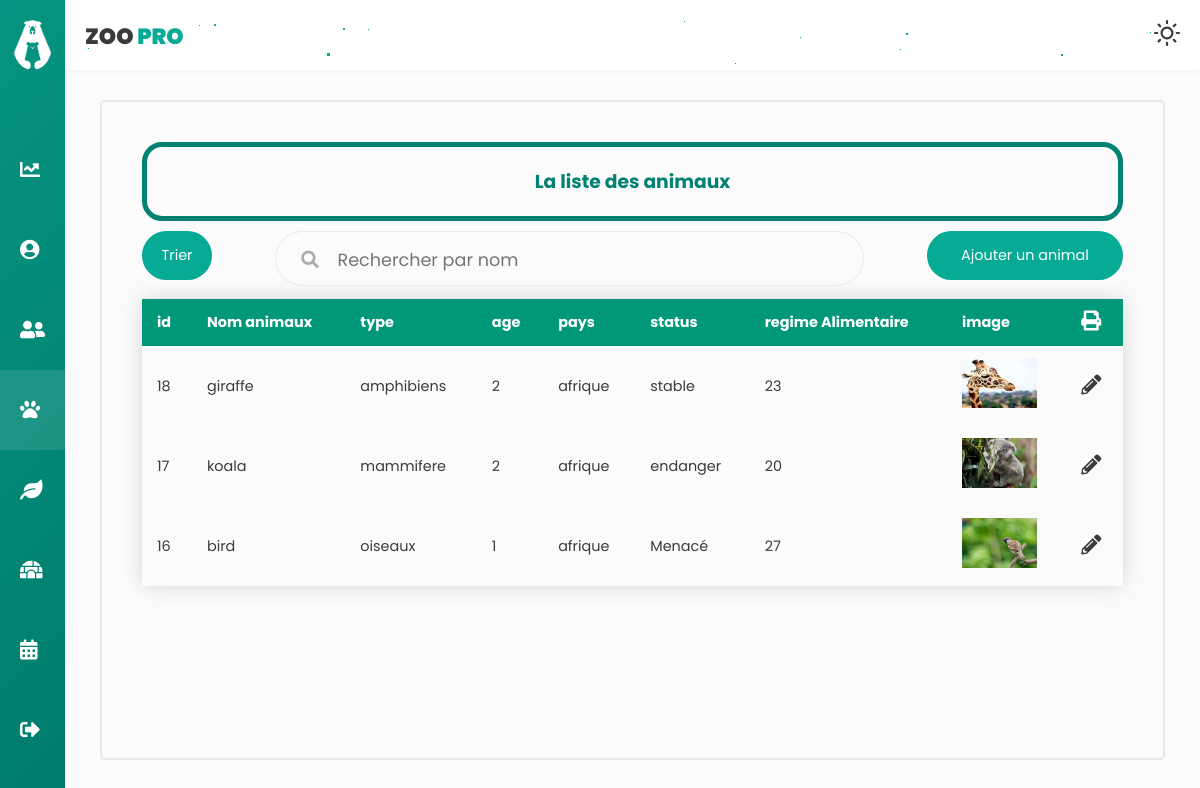
The page /animauxC/trierParID (signed in) on the database as committed earlier.
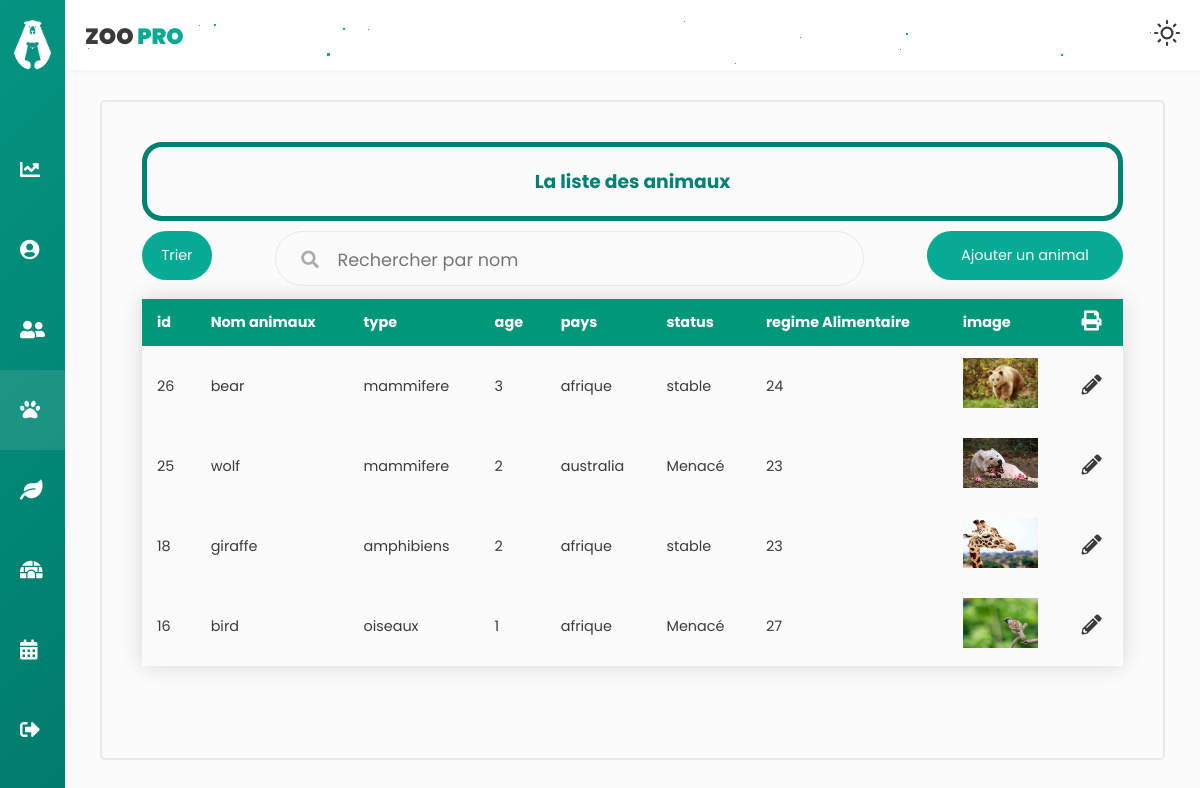
The same page on the database as committed later.
### tables this page shows
CREATE TABLE `animaux` (
  `id` int(11) NOT NULL,
  `nomAnimal` varchar(50) NOT NULL,
  `type` varchar(50) NOT NULL,
  `age` int(10) NOT NULL,
  `pays` varchar(50) NOT NULL,
  `status` varchar(70) NOT NULL,
  `regimeAlimentaire` int(20) NOT NULL,
  `image` varchar(255) NOT NULL,
  `updated_by` int(11) DEFAULT NULL,
  `id_enclos` int(11) DEFAULT NULL
);

### app/libraries/Core.php (called while the page is built, shortened)
<?php
  class Core {
    protected $currentMethod = 'index';
    public function __construct(){
      $url = $this->getUrl();
      if(isset($url[0])){
      if(file_exists('../app/controllers/' . ucwords($url[0]). '.php')){
        unset($url[0]);
      }
    }
      $this->currentController = new $this->currentController;
      if(isset($url[1])){
        if(method_exists($this->currentController, $url[1])){
          $this->currentMethod = $url[1];
          unset($url[1]);
        }
      }
      $this->params = $url ? array_values($url) : [];
      call_user_func_array([$this->currentController, $this->currentMethod], $this->params);
    }
    public function getUrl(){
      if(isset($_GET['url'])){
        $url = rtrim($_GET['url'], '/');
        $url = filter_var($url, FILTER_SANITIZE_URL);
        $url = explode('/', $url);
        return $url;
      }
    }
  }

### app/require.php (called while the page is built, shortened)
<?php
    require_once 'libraries/Core.php';
    require_once 'libraries/Controller.php';
    require_once 'libraries/Database.php';
    $init = new Core();

### public/index.php (called while the page is built)
<?php
    require_once '../app/require.php';

### app/libraries/Database.php (called while the page is built, shortened)
<?php
    class Database {
        private $dbHost = DB_HOST;
        private $dbUser = DB_USER;
        private $dbPass = DB_PASS;
        private $dbName = DB_NAME;
        private $statement;
        private $dbHandler;
        public function __construct() {
            $conn = 'mysql:host=' . $this->dbHost . ';dbname=' . $this->dbName;
            $options = array(
                PDO::ATTR_PERSISTENT => true,
                PDO::ATTR_ERRMODE => PDO::ERRMODE_EXCEPTION
            );
            try {
                $this->dbHandler = new PDO($conn, $this->dbUser, $this->dbPass, $options);
            } catch (PDOException $e) {
                $this->error = $e->getMessage();
                echo $this->error;
            }
        }
        public function query($sql) {
            $this->statement = $this->dbHandler->prepare($sql);
        }
        public function execute() {
            return $this->statement->execute();
        }
        public function resultSet() {
            $this->execute();
            return $this->statement->fetchAll();
        }
    }

### app/models/animauxM.php (called while the page is built, shortened)
<?php
class animauxM
{
    private $db;
    public function __construct()
    {
        $this->db = new Database;
    }
    public function triID()
    {
        $this->db->query('SELECT * FROM `animaux` ORDER BY id DESC ');
        return $this->db->resultSet();
    }
}

### app/controllers/animauxC.php (the view, shortened to what this page needs)
<?php
class animauxC extends Controller
{
    public function __construct()
    {
        $this->animauxModel = $this->model('animauxM');
    }
    public function trierParID()
    {
        $tab = $this->animauxModel->triID();
        $data = [
            'tab' => ''
        ];
        foreach ($tab as $key => $value) {
            $data['tab'] .= '<tr class="tblRows" data=' . $value[0] . "-" . $value[1] . "-" . $value[2] . "-" . $value[3] . "-" . $value[4] . "-" . $value[5] . "-" . $value[6] . "-" . $value[7] . '>
            <td>' . $value[0] . '</td>
            <td data-label="Nom">' . $value[1] . '</td>
            <td>' . $value[2] . '</td>
            <td>' . $value[3] . '</td>
            <td>' . $value[4] . '</td>
            <td>' . $value[5] . '</td>
            <td>' . $value[6] . '</td>
            <td> <img src="../public/img/' . $value[7] . '" width = "75" height = "50"/></td>
            <td> <i class="fas fa-pencil-alt updateButton" onclick="openFormModifier()">
        </tr>';
        }
        $this->view('animaux', $data);
    }
}

### app/libraries/Controller.php (shortened to what this page needs)
<?php
    class Controller {
        public function model($model) {
            return new $model();
        }
        public function view($view, $data = []) {
            if (file_exists('../app/views/' . $view . '.php')) {
                require_once '../app/views/' . $view . '.php';
            } else {
                die("View does not exists.");
            }
        }
    }

### app/views/animaux.php (shortened to what this page needs)
<!DOCTYPE html>
<html lang="en">
<head>
    <link rel="stylesheet" href="https://cdnjs.cloudflare.com/ajax/libs/font-awesome/5.12.0-2/css/all.min.css" />
    <link rel="stylesheet" href="<?php echo URLROOT ?>/public/css/style.css" />
    <link rel="stylesheet" href="<?php echo URLROOT ?>/public/css/animaux.css" />
</head>
<body>
    <div class="wrapper collapse">
        <header>
            <div id="stars2"></div>
            <div id="stars3"></div>
            <div class="left_area">
                <h3>Zoo <span>Pro</span></h3>
            </div>
            <div class="right_area">
                <a href="#" id="themeButton">
                </a>
            </div>
        </header>
        <div class="sidebar">
            <div class="sidebar-menu">
                <li class="logo">
                    <img src="<?php echo URLROOT ?>/public/img/logo.png" alt="logo" />
                </li>
                <li class="item">
                    <a href="<?php echo URLROOT ?>/pages/dashboard" class="menu-btn">
                        <i class="fas fa-chart-line"></i><span> Dashboard</span>
                    </a>
                </li>
                <li class="item">
                    <a href="<?php echo URLROOT ?>/pages/usersV" class="menu-btn">
                        <i class="fas fa-user-circle"></i><span> Profile</span>
                    </a>
                </li>
                <li class="item ">
                    <a href="<?php echo URLROOT ?>/pages/employes" class="menu-btn">
                        <i class="fas fa-user-friends"></i><span>Employés</span>
                    </a>
                </li>
                <li class="item active " id="profile">
                    <a href="#" class="menu-btn profilebtn">
                        <i class="fas fa-paw"></i><span> Animaux<i class="fas fa-chevron-down drop-down"></i></span>
                    </a>
                </li>
                <li class="item" id="messages">
                    <a href="#" class="menu-btn">
                        <i class="fas fa-leaf"></i><span>Végetation<i class="fas fa-chevron-down drop-down"></i></span>
                    </a>
                </li>
                <li class="item" id="settings">
                    <a href="#" class="menu-btn">
                        <i class="fas fa-igloo"></i><span>Enclos<i class="fas fa-chevron-down drop-down"></i></span>
                    </a>
                </li>
                <li class="item" id="event">
                    <a href="#" class="menu-btn">
                        <i class="fas fa-calendar-alt"></i><span> Evénements<i class="fas fa-chevron-down drop-down"></i></span>
                    </a>
                </li>
                <li class="item">
                    <a href="<?php echo URLROOT; ?>/users/logout" class="menu-btn">
                        <i class="fas fa-sign-out-alt"></i><span> Logout</span>
                    </a>
                </li>
            </div>
        </div>
        <div class="main-container">
            <div class="card">
                <div class="firstRow" id="firstRow">
                    <h3 id="titreTab">La liste des animaux </h3>
                </div>
                <div class="containerTriAjout">
                    <div class="containerTri">
                        <button class="buttonStyle" id="triButton" style="width: 70px;">Trier</button>
                    </div>
                    <div class="input-field" id="searchAnimal1" style="position: relative;width:60%;margin-left:auto;">
                        <i class="fas fa-search"></i>
                        <input style="overflow: hidden;" id="searchAnimal" type="text" placeholder="Rechercher par nom" name="Rechercher" />
                    </div>
                    <button class="buttonStyle" id="addButtonToList" onclick="openFormAjouter()" style="margin-left:auto;">Ajouter un animal</button>
                </div>
                <table class="styled-table" id="tableAnimaux">
                    <thead>
                        <th>id</th>
                        <th>Nom animaux </th>
                        <th>type</th>
                        <th>age</th>
                        <th>pays</th>
                        <th>status</th>
                        <th>regime Alimentaire</th>
                        <th>image</th>
                        <th id="modifiericon"><i class="fas fa-print updateButton" onClick="window.print()"></i></th>
                    </thead>
                    <?php if (isset($data['tab'])) {
                        echo $data['tab'];
                    } ?>
                </table>
            </div>
        </div>
    </div>
</body>

### public/css/animaux.css (style rules this page uses)
#titreTab { -webkit-animation-duration: 8s; animation-duration: 8s; -webkit-animation-name: slidein; animation-name: slidein; -webkit-animation-iteration-count: infinite; animation-iteration-count: infinite; }
.card { color: var(--tc); margin-bottom: 10px; border-radius: 5px; border: solid 2px #e8e8e9; padding: 40px; width: 100%; margin-left: 5px; margin-right: 5px; }
.buttonStyle { width: 20%; background-color: var(--accent); outline: none; height: 49px; border-color: transparent; border-radius: 49px; color: #fff; margin: 10px 0; font-weight: 400; font-size: 0.9rem; cursor: pointer; -webkit-transition: 0.5s; transition: 0.5s; }
.main-container { display: -webkit-box; display: -ms-flexbox; display: flex; -ms-flex-wrap: wrap; flex-wrap: wrap; }
.firstRow { border: solid 1px #018171; border-radius: 20px; border-width: thick; color: #018171; text-align: center; padding: 20px; }
.styled-table { border-collapse: collapse; margin: 3px 0; font-size: 0.9em; font-family: sans-serif; width: 100%; -webkit-box-shadow: 0 0 20px rgba(0, 0, 0, 0.15); box-shadow: 0 0 20px rgba(0, 0, 0, 0.15); display: inline-table; }
.styled-table th, .styled-table td { padding: 12px 15px; }
#addButtonToList { margin-left: 80%; }
.updateButton { cursor: pointer; font-size: 20px; font-weight: bold; }
.containerTriAjout { display: -webkit-box; display: -ms-flexbox; display: flex; }
.containerTri { display: -webkit-box; display: -ms-flexbox; display: flex; -webkit-box-orient: vertical; -webkit-box-direction: normal; -ms-flex-direction: column; flex-direction: column; }
#triButton { width: -webkit-fit-content; width: -moz-fit-content; width: fit-content; }

Rows that differ between the two databases and show on the page:
removed animaux: id "17", nomAnimal "koala", type "mammifere", age "2", pays "afrique", status "endanger", regimeAlimentaire "20", image (picture)
added animaux: id "26", nomAnimal "bear", type "mammifere", age "3", pays "afrique", status "stable", regimeAlimentaire "24", image (picture)
added animaux: id "25", nomAnimal "wolf", type "mammifere", age "2", pays "australia", status "Menacé", regimeAlimentaire "23", image (picture)
